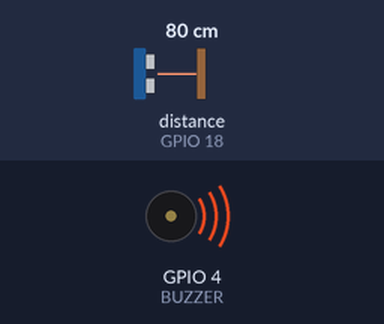
The program below on a simulated ESP32. Shown: buzzer (waves = sounding, pin HIGH). Wiring (inferred from the names in the program): ultrasonic range finder: trigger GPIO 5; echo GPIO 18. The inputs (shaded band) are chosen by the test bench; at power-on: distance to the obstacle (sensor on GPIO 18) 80 cm. The echo pulse lasts 58.3 µs per cm; WiFi joins after 1.5 s; servers stay silent unless stated; pins used as bus, display or sensor lines are not drawn; what the program prints to the serial monitor is not drawn.

Above: at 0.1 s.
At 3.0 s:
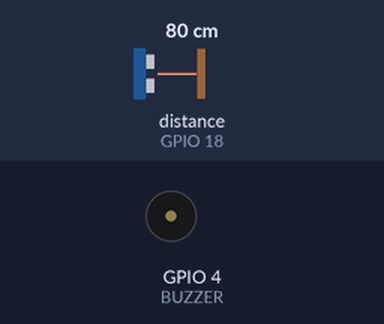
3.1 s: distance to the obstacle (sensor on GPIO 18) set to 9 cm
4.7 s: distance to the obstacle (sensor on GPIO 18) set to 6 cm
At 5.02 s:
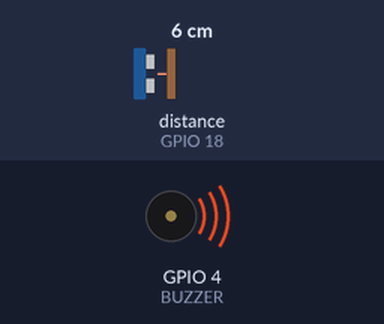
Timing chart, 0 to 12.4 s (numbered marks = the images above; inputs shaded):
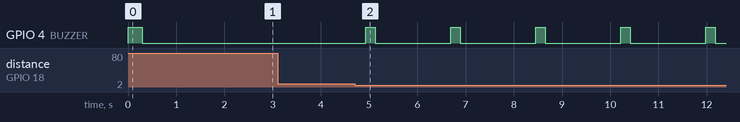

Measured:
- the behaviour switches between 8 and 7 cm on distance to the obstacle (sensor on GPIO 18) (found by bisection; images 1 and 2)
- after the input at 3.1 s, every drawn part: stays the same
- after the input at 4.7 s, GPIO 4 (BUZZER): alternates HIGH for 0.20 s and LOW for 1.6 s, starting after 0.23 s

The program:

main.cpp
```cpp
#include <Arduino.h>
#include <WiFi.h>
#include <HTTPClient.h>
#include <ArduinoJson.h>

// ── Config — fill these ───────────────────────────────────────
const char* WIFI_SSID     = "POTHIGAI HOSTEL";
const char* WIFI_PASSWORD = "Pothigai@$C%I$T";
const char* API_BASE_URL  = "http://172.16.29.35:8000/api";  // Local IP automatically detected
const char* API_KEY       = ""; // BIN-01 does not have an API key set in the database currently
const char* BIN_ID        = "BIN-01";   // change per physical bin

// ── Pins ──────────────────────────────────────────────────────
#define TRIG_PIN  5
#define ECHO_PIN  18
#define BUZZER    4

// ── Bin config ────────────────────────────────────────────────
const float BIN_HEIGHT   = 40.0;  // Changed to 40.0 to match the backend DB configuration
const float BIN_DIAMETER = 20.0;
const float FULL_THRESH  = 80.0;  // match your dashboard alert threshold
const float CLEAR_THRESH = 70.0;
const int   POST_INTERVAL = 30000; // ms — post every 30 seconds
const int   NUM_SAMPLES  = 7;

bool  buzzerOn    = false;
long  lastPostMs  = 0;

// ── Helpers ───────────────────────────────────────────────────
float pingCm() {
  digitalWrite(TRIG_PIN, LOW);  delayMicroseconds(2);
  digitalWrite(TRIG_PIN, HIGH); delayMicroseconds(10);
  digitalWrite(TRIG_PIN, LOW);
  long dur = pulseIn(ECHO_PIN, HIGH, 30000);
  if (dur == 0) return -1.0;
  float d = dur * 0.0343 / 2.0;
  return (d > BIN_HEIGHT) ? BIN_HEIGHT : d;
}

void sortArr(float a[], int n) {
  for (int i = 0; i < n-1; i++)
    for (int j = 0; j < n-i-1; j++)
      if (a[j] > a[j+1]) { float t=a[j]; a[j]=a[j+1]; a[j+1]=t; }
}

float medianDist() {
  float s[NUM_SAMPLES]; int v = 0;
  for (int i = 0; i < NUM_SAMPLES; i++) {
    float d = pingCm();
    if (d > 0) s[v++] = d;
    delay(50);
  }
  if (v == 0) return -1.0;
  sortArr(s, v);
  return (v % 2 == 0) ? (s[v/2-1]+s[v/2])/2.0 : s[v/2];
}

float calcFill(float distance) {
  float r     = BIN_DIAMETER / 2.0;
  float gh    = constrain(BIN_HEIGHT - distance, 0.0, BIN_HEIGHT);
  float total = 3.14159 * r * r * BIN_HEIGHT;
  float fill  = 3.14159 * r * r * gh;
  return (fill / total) * 100.0;
}

// ── WiFi ──────────────────────────────────────────────────────
void connectWiFi() {
  Serial.print("[WiFi] Connecting to "); Serial.println(WIFI_SSID);
  WiFi.begin(WIFI_SSID, WIFI_PASSWORD);
  int tries = 0;
  while (WiFi.status() != WL_CONNECTED && tries < 20) {
    delay(500); Serial.print("."); tries++;
  }
  if (WiFi.status() == WL_CONNECTED) {
    Serial.println("\n[WiFi] Connected! IP: " + WiFi.localIP().toString());
  } else {
    Serial.println("\n[WiFi] FAILED — running offline");
  }
}

// ── HTTP POST ─────────────────────────────────────────────────
bool postReading(float distCm, float fillPct) {
  if (WiFi.status() != WL_CONNECTED) {
    Serial.println("[HTTP] Not connected — skipping POST");
    return false;
  }

  // NOTE: Appended trailing slash since Django expects /reading/
  String url = String(API_BASE_URL) + "/bins/" + BIN_ID + "/reading/";

  // Build JSON body
  JsonDocument doc;
  doc["bin_id"]          = BIN_ID;
  doc["fill_percentage"] = round(fillPct * 10) / 10.0;
  doc["distance_cm"]     = round(distCm * 10) / 10.0;
  doc["status"]          = fillPct >= FULL_THRESH ? "full" :
                           fillPct >= 60 ? "high" : "ok";
  String body;
  serializeJson(doc, body);

  HTTPClient http;
  http.begin(url);
  http.addHeader("Content-Type", "application/json");

  // NOTE: Changed from X-API-Key to X-Device-Key to match Django views.py
  if (strlen(API_KEY) > 0) {
    http.addHeader("X-Device-Key", API_KEY);
  }
  http.setTimeout(8000);

  int code = http.POST(body);

  if (code > 0) {
    Serial.print("[HTTP] POST → "); Serial.print(code);
    Serial.print(" | "); Serial.println(http.getString());
  } else {
    Serial.print("[HTTP] Error: "); Serial.println(http.errorToString(code));
  }

  http.end();
  return (code == 200 || code == 201);
}

// ── Setup ─────────────────────────────────────────────────────
void setup() {
  Serial.begin(115200);
  pinMode(TRIG_PIN, OUTPUT);
  pinMode(ECHO_PIN, INPUT);
  pinMode(BUZZER, OUTPUT);
  digitalWrite(BUZZER, LOW);

  // Startup beep
  digitalWrite(BUZZER, HIGH); delay(300); digitalWrite(BUZZER, LOW);

  connectWiFi();
  Serial.println("=== OptiWaste Hardware Node Ready ===");
  Serial.print("Bin ID: "); Serial.println(BIN_ID);
}

// ── Loop ──────────────────────────────────────────────────────
void loop() {
  // Reconnect if WiFi dropped
  if (WiFi.status() != WL_CONNECTED) {
    Serial.println("[WiFi] Reconnecting...");
    connectWiFi();
  }

  float dist = medianDist();
  if (dist < 0) {
    Serial.println("[SENSOR] No valid reading");
    delay(2000); return;
  }

  float fill = calcFill(dist);

  // Serial output
  Serial.println("─────────────────────────────");
  Serial.print("Distance : "); Serial.print(dist, 1);  Serial.println(" cm");
  Serial.print("Fill     : "); Serial.print(fill, 1);  Serial.println(" %");
  Serial.print("Bin ID   : "); Serial.println(BIN_ID);

  // Buzzer hysteresis
  if (!buzzerOn && fill >= FULL_THRESH) {
    buzzerOn = true;
    Serial.println("[ALERT] FULL");
  } else if (buzzerOn && fill < CLEAR_THRESH) {
    buzzerOn = false;
    Serial.println("[OK] Cleared");
  }

  if (buzzerOn) {
    digitalWrite(BUZZER, HIGH); delay(200);
    digitalWrite(BUZZER, LOW);  delay(200);
  } else {
    digitalWrite(BUZZER, LOW);
  }

  // POST every 30 seconds
  long now = millis();
  if (now - lastPostMs >= POST_INTERVAL) {
    Serial.println("[HTTP] Posting to dashboard...");
    bool ok = postReading(dist, fill);
    if (ok) lastPostMs = now;
  }

  delay(1000);
}
```
